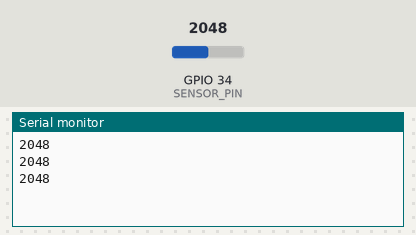
This sketch was run on a simulated ESP32. Shown: the last lines printed to the serial monitor. The test bench sets the inputs (shaded band); at power-on: GPIO 34 (SENSOR_PIN) = 2048.

Above: at 1.3 s.
1.4 s: GPIO 34 (SENSOR_PIN) set to 2866
At 1.9 s:
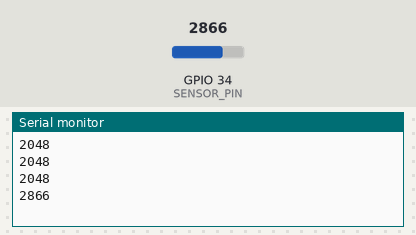
2.9 s: GPIO 34 (SENSOR_PIN) set to 3603
At 3.3 s:
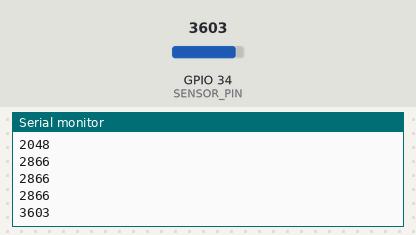
Timing chart, 0 to 5.9 s (numbered marks = the images above; inputs shaded):
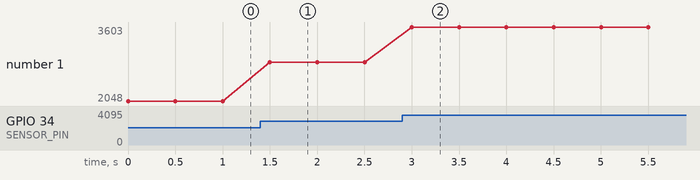

The sketch:

calibracion.ino
```cpp
// CODIGO DE CALIBRACION - Solo para obtener valores extremos
#define SENSOR_PIN 34

void setup()
{
  Serial.begin(115200);
}

void loop()
{
  Serial.println(analogRead(SENSOR_PIN));
  delay(500);
}
```

Measured:
- after the input at 1.4 s, the serial monitor: prints a new line after 0.10 s (image 1)
- after the input at 2.9 s, the serial monitor: prints a new line after 0.10 s (image 2)
- plotted number 1: 2048 → 2866 after the input at 1.4 s, 2866 → 3603 after the input at 2.9 s
